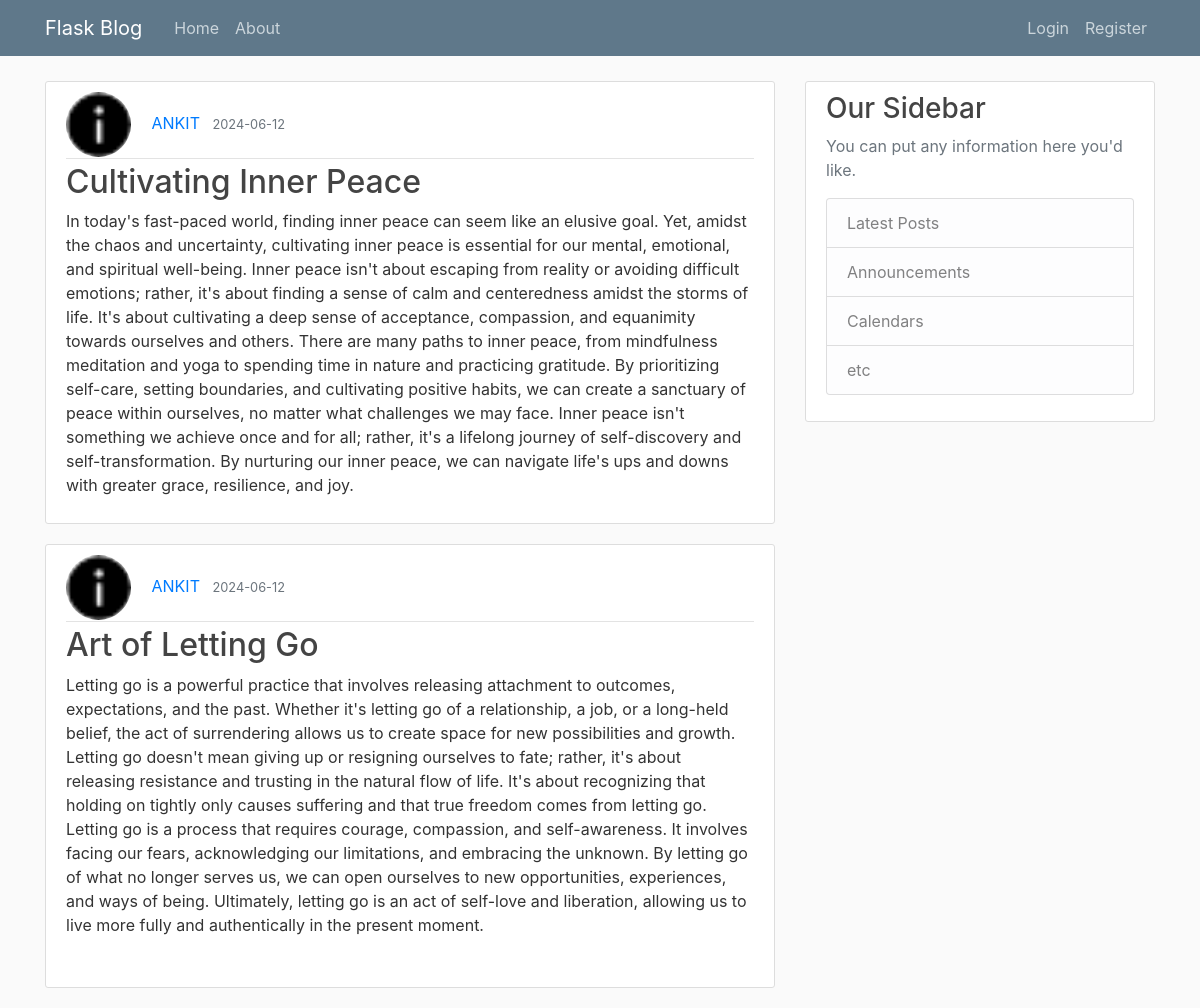
The page / on the database its author committed.
### flaskblog/models.py (models this page shows, shortened)
class Post(db.Model):
    id = db.Column(db.Integer, primary_key=True)
    title = db.Column(db.String(100), nullable=False)
    date_posted = db.Column(db.DateTime, nullable=False, default=datetime.utcnow)
    content = db.Column(db.Text, nullable=False)
    user_id = db.Column(db.Integer, db.ForeignKey('user.id'), nullable=False)

class User(db.Model,UserMixin):
    id = db.Column(db.Integer, primary_key=True)
    username = db.Column(db.String(20), unique=True, nullable=False)
    email = db.Column(db.String(120), unique=True, nullable=False)
    image_file = db.Column(db.String(20), nullable=False, default='default.jpg')
    password = db.Column(db.String(60), nullable=False)
    posts = db.relationship('Post', backref='author', lazy=True)

### flaskblog/routes.py (the view)
@app.route("/")
def hello():
    page=request.args.get('page',1,type=int)
    posts=Post.query.order_by(Post.date_posted.desc()).paginate(page=page, per_page=2)
    return render_template('home.html',posts=posts,)

### flaskblog/templates/home.html
{% extends "layout.html" %}
{% block content %}
{% for post in posts %}
<article class="media content-section">
  <div class="media-body">
    <div class="article-metadata">
      <img class="rounded-circle article-img"
        src="{{ url_for('static', filename='profile_pics/' + post.author.image_file) }}">
      <a class="mr-2" href="#">{{ post.author.username }}</a>
      <small class="text-muted">{{ post.date_posted.strftime('%Y-%m-%d')}}</small>
    </div>
    <h2><a class="article-title" href="{{ url_for('post', post_id=post.id) }}">{{ post.title }}</a></h2>
    <p class="article-content">{{ post.content }}</p>
  </div>
</article>
{% endfor %}
{% endblock content %}

### flaskblog/static/main.css (style rules this page uses)
body { background: #fafafa; color: #333333; margin-top: 5rem; }
h1, h2, h3, h4, h5, h6 { color: #444444; }
.content-section { background: #ffffff; padding: 10px 20px; border: 1px solid #dddddd; border-radius: 3px; margin-bottom: 20px; }
.article-title { color: #444444; }
.article-content { white-space: pre-line; }
.article-img { height: 65px; width: 65px; margin-right: 16px; }
.article-metadata { padding-bottom: 1px; margin-bottom: 4px; border-bottom: 1px solid #e3e3e3 }

### rows shown on the page
Post: image_file (picture), author.username "ANKIT", date_posted "2024-06-12", title "Cultivating Inner Peace", content "In today's fast-paced world, finding inner peace can seem like an elusive goal. Yet, amidst the chaos and uncertainty, cultivating inner peace is essential for our mental, emotional, and spiritual well-being. Inner peace isn't about escaping from reality or avoiding difficult emotions; rather, it's about finding a sense of calm and centeredness amidst the storms of life. It's about cultivating a deep sense of acceptance, compassion, and equanimity towards ourselves and others. There are many paths to inner peace, from mindfulness meditation and yoga to spending time in nature and practicing gratitude. By prioritizing self-care, setting boundaries, and cultivating positive habits, we can…"
Post: image_file (picture), author.username "ANKIT", date_posted "2024-06-12", title "Art of Letting Go", content "Letting go is a powerful practice that involves releasing attachment to outcomes, expectations, and the past. Whether it's letting go of a relationship, a job, or a long-held belief, the act of surrendering allows us to create space for new possibilities and growth. Letting go doesn't mean giving up or resigning ourselves to fate; rather, it's about releasing resistance and trusting in the natural flow of life. It's about recognizing that holding on tightly only causes suffering and that true freedom comes from letting go. Letting go is a process that requires courage, compassion, and self-awareness. It involves facing our fears, acknowledging our limitations, and embracing the unknown. By…"
